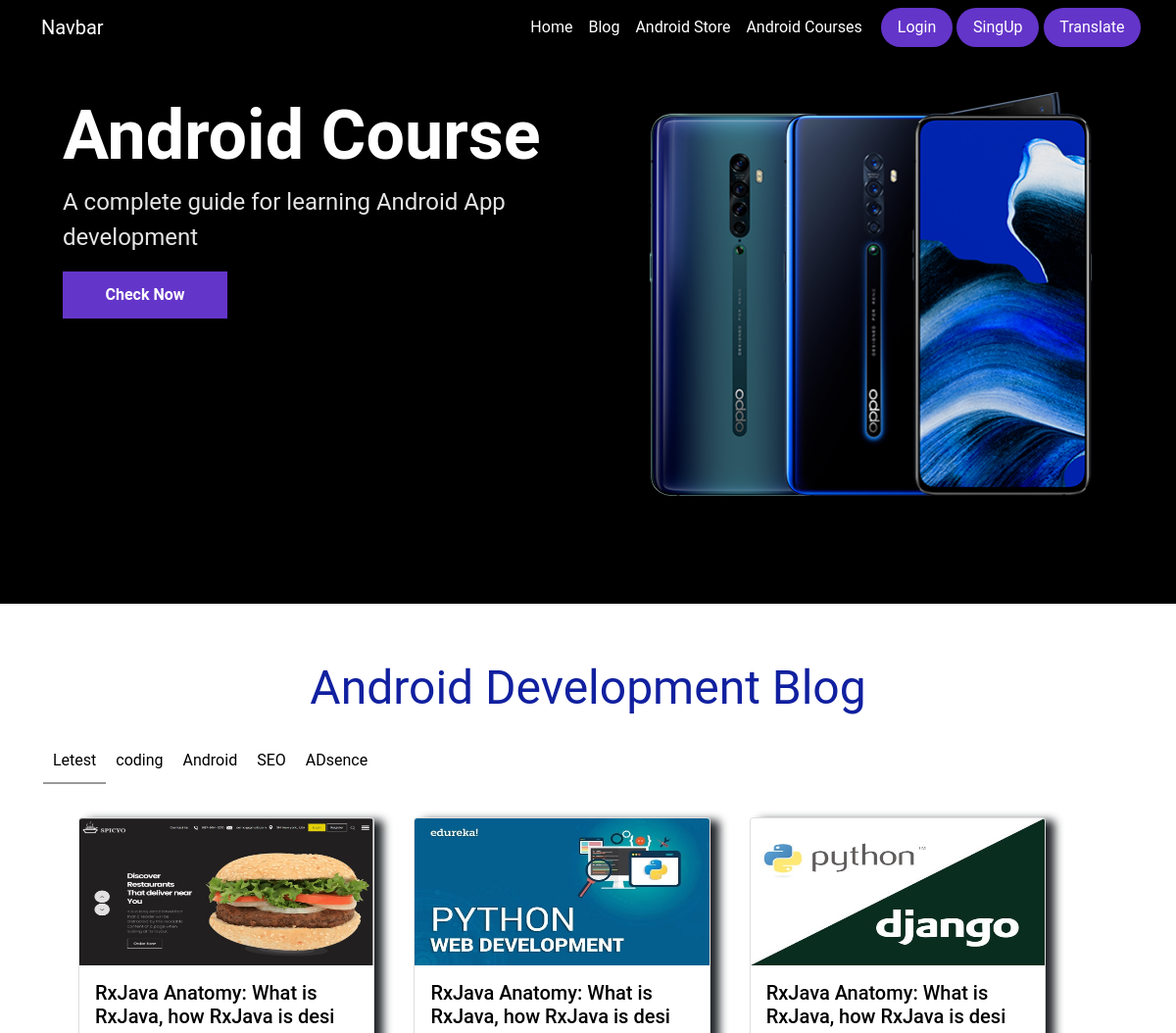
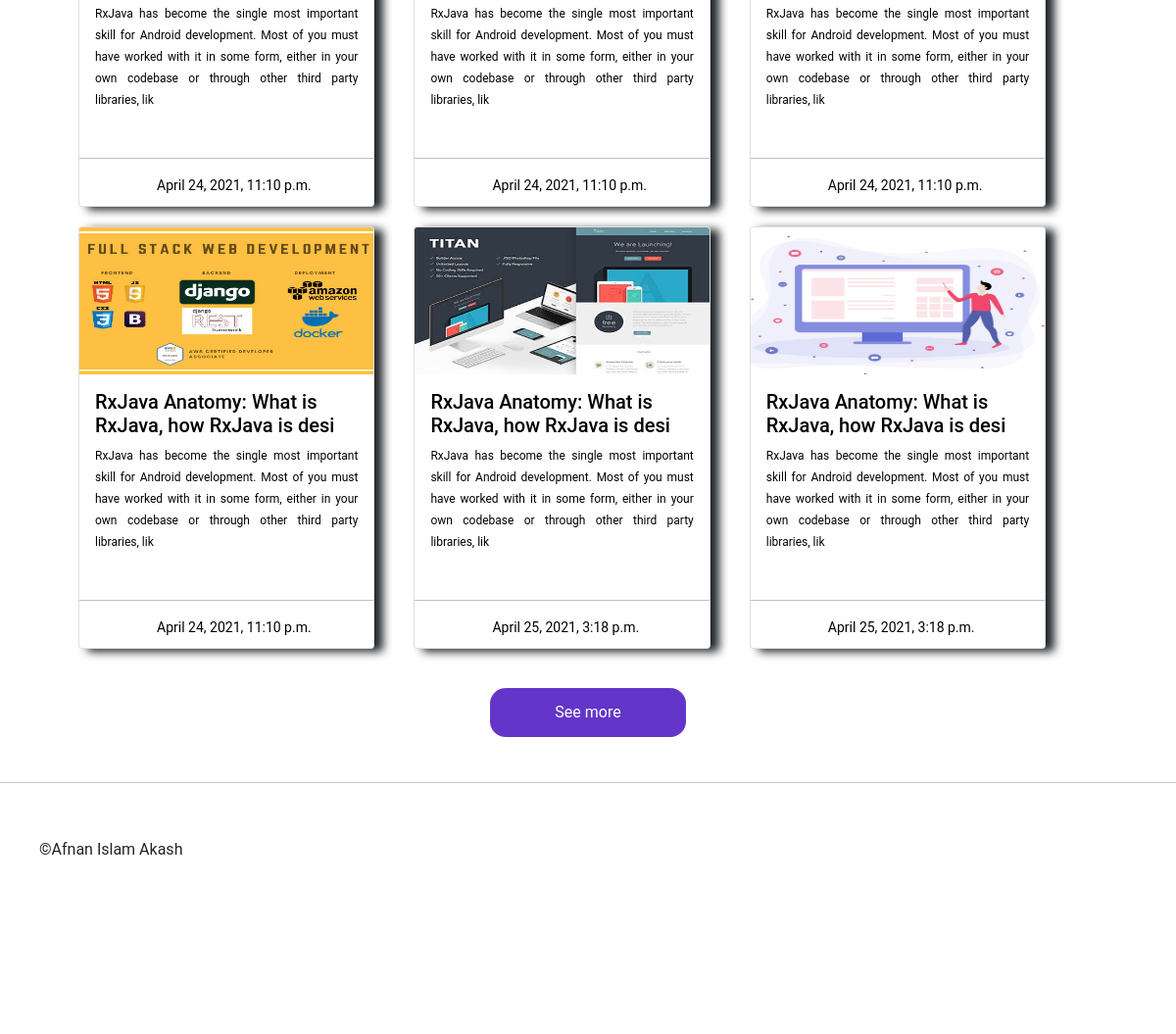
Page /blog on the committed database (2 pictures, top to bottom).
### web_english/models.py (models this page shows, shortened)
class Head_titel(models.Model):
    titel=models.CharField(max_length=50,default="")
    subtitel=models.CharField(max_length=200,default="")
    button_link=models.CharField(max_length=200,default="")
    slide_image=models.ImageField(upload_to="static/slide_image/",default="")

class Category(models.Model):
    category=models.CharField(max_length=50)

class Blog(models.Model):
    titel=models.CharField(max_length=50)
    category=models.CharField(max_length=50)
    image=models.ImageField(upload_to="static/blog_image/")
    post=RichTextField(blank=True,null=True)
    date=models.DateTimeField(default=datetime.now())

### web_english/views.py (the view)
# urls.py: path('blog', views.blog, name="blog"),
def blog(request):
    blog=Blog.objects.all()
    blogcategory=Category.objects.all()
    sliderhead=Head_titel.objects.all()
    sendblog={
        'blog':blog,
        'category':blogcategory,
        "sliderhead":sliderhead
    }
    return render(request,"blog.html",sendblog)

### web_english/templates/blog.html (shortened to what this page needs)
{% extends 'base.html' %}
{% load static %}
{% load static %}
{% block head %}
<link rel="stylesheet" type="text/css" href="{% static 'css/style.css' %}">
{% endblock  %}
{% block body %}
    <div class="container-fluid slider">
    	<div id="carouselExampleSlidesOnly" class="carousel slide container-fluid" data-bs-ride="carousel">
        <div class="carousel-inner" >
            <div class="carousel-item active ">
            {% for sliderhead in sliderhead %}
                <div class="slide_left">
                	<h1>{{sliderhead.titel}}</h1>
                	<div style="font-size:24px;color:#e5e5e5" class="sub header">{{sliderhead.subtitel}}</div>
					<button>Check Now</button>
                </div>
                <div class="slide_right">
                	<img src="{{sliderhead.slide_image}}">
                </div>
			{% endfor %}
            </div>
        </div>
        </div>
    </div>
    <div class="container">
    	<div class="content_titel col-sm-12">
    		Android Development Blog
    	</div>
    </div>
    <div class="container-fluid">
    	<div class="category">
    		<ul>
    			<li class="active_category"><a href="{% url 'blog' %}"> Letest</a></li>
				{% for i in category %}
    			<li><a href="{% url 'category' i.category %}">{{i.category}}</a></li>
				{% endfor %}
    		</ul>
    	</div>
    </div>
    	<div class="blog">
    	<div class="row blog_row">
    		{% for blogpost in blog|slice:":6"%}
    		<div class="card blog_card">
    		<a href="{% url 'details_blog' blogpost.id %}" style="text-decoration: none;color: #000;">
			  <img src="{{blogpost.image}}" class="card-img-top" alt="..." style="height:150px;">
			  <div class="card-body">
			  	<h5>{{blogpost.titel}}</h5>
			    <span class="card-text" style="text-align:justify;font-size:12px;">{{blogpost.post|slice:":200"|safe}}</span>
			  </div><hr>
			  <div style="padding: 10px;font-size: 14px;padding-top: 0px;padding-bottom: 0px;margin-left: 23%;">
			  	{{blogpost.date}}
			  </div>
			</a>
			</div>
		{% endfor %}
        </div>
    	</div>
    	<div style="height: 100px; width: 300px; margin-top:10px;margin:0 auto; text-align: center;">
          <a href="{% url 'allblog' %}"><button style="margin-top: 20px;background: #6435c9;width: 200px;height: 50px;color: #fff;border-radius: 16px;border: none;">See more</button></a>
        </div>
{% endblock  %}

### static/css/style.css (style rules this page uses)
body { font-family:Roboto,Helvetica Neue,Arial,Helvetica,sans-serif; }
.slider { width:100%; height: 70vh; background: #000; }
.slide_left { width:50%; float: left; display: inline-block; padding: 40px; }
.slide_left h1 { font-size: 70px; color: #fff; font-weight:bold; }
.slide_left button { border: 0px; width: 168px; padding: 12px; color: #fff; background: #6435c9; font-weight: bold; margin-top: 17px; }
.slide_right { width:50%; float: right; display: inline-block; padding: 20px; }
.slide_right img { width:100%; }
.content_titel { width: 100%; height:auto; text-align: center; font-size: xxx-large; padding:50px; display: block; padding-bottom:0px; color: #11209f; }
.blog { width: 100%; margin: 0 auto; }
.blog_row { width: 90%; margin: 0 auto; }
.blog_card { margin: 20px; margin-top: 0px; padding: 10px; width: 28%; box-shadow: 9px 3px 10px; transition: all .5s; padding-left: 0px; padding-right: 0px; padding-top: 0px; height: auto; line-height: 22px; }
.category { height: 50px; width: 100%; margin-bottom: 30px; }
.category ul li { text-decoration: none; list-style: none; float: left; padding: 10px; }
.category ul li a { text-decoration: none; color: #000; }
.active_category { border-bottom:solid 2px #999; }

### rows in the picture
Head_titel: titel "Android Course", subtitel "A complete guide for learning Android App development", slide_image (picture)
Category: category "coding"
Category: category "Android"
Category: category "SEO"
Category: category "ADsence"
Blog: image (picture), titel "RxJava Anatomy: What is RxJava, how RxJava is desi", post "RxJava has become the single most important skill for Android development. Most of you must have worked with it in some form, either in your own codebase or through other third party libraries, lik", date "April 24, 2021, 11:10 p.m."
Blog: image (picture), titel "RxJava Anatomy: What is RxJava, how RxJava is desi", post "RxJava has become the single most important skill for Android development. Most of you must have worked with it in some form, either in your own codebase or through other third party libraries, lik", date "April 24, 2021, 11:10 p.m."
Blog: image (picture), titel "RxJava Anatomy: What is RxJava, how RxJava is desi", post "RxJava has become the single most important skill for Android development. Most of you must have worked with it in some form, either in your own codebase or through other third party libraries, lik", date "April 24, 2021, 11:10 p.m."
Blog: image (picture), titel "RxJava Anatomy: What is RxJava, how RxJava is desi", post "RxJava has become the single most important skill for Android development. Most of you must have worked with it in some form, either in your own codebase or through other third party libraries, lik", date "April 24, 2021, 11:10 p.m."
Blog: image (picture), titel "RxJava Anatomy: What is RxJava, how RxJava is desi", post "RxJava has become the single most important skill for Android development. Most of you must have worked with it in some form, either in your own codebase or through other third party libraries, lik", date "April 25, 2021, 3:18 p.m."
Blog: image (picture), titel "RxJava Anatomy: What is RxJava, how RxJava is desi", post "RxJava has become the single most important skill for Android development. Most of you must have worked with it in some form, either in your own codebase or through other third party libraries, lik", date "April 25, 2021, 3:18 p.m."
